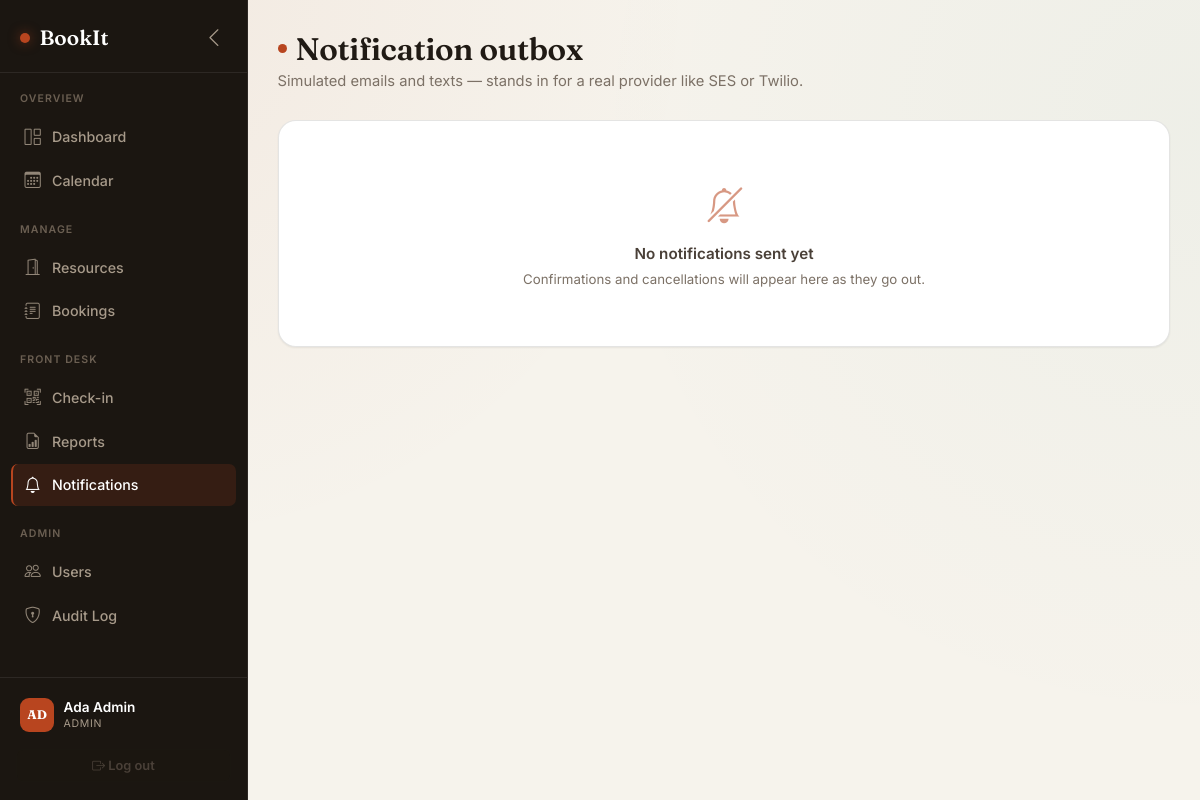
Page /notifications (signed in) on the committed database.
### app/models/user.py (models this page shows, shortened)
class User(Base):
    __tablename__ = "users"
    id = Column(Integer, primary_key=True, index=True)
    full_name = Column(String(120), nullable=False)
    email = Column(String(255), unique=True, index=True, nullable=False)
    hashed_password = Column(String(255), nullable=False)
    role = Column(Enum(RoleEnum), default=RoleEnum.customer, nullable=False)
    is_active = Column(Boolean, default=True, nullable=False)
    created_at = Column(DateTime, default=lambda: datetime.now(timezone.utc))
    bookings = relationship("Booking", back_populates="customer", foreign_keys="Booking.customer_id")

### app/routers/dashboard.py (the view)
@router.get("/notifications", response_class=HTMLResponse)
def notifications_outbox(
    request: Request,
    user: User = Depends(require_roles(RoleEnum.admin, RoleEnum.staff)),
):
    outbox = NotificationService.get_outbox()
    return templates.TemplateResponse("notifications.html", {"request": request, "user": user, "outbox": outbox})

### app/templates/notifications.html (shortened to what this page needs)
{% extends "base.html" %}
{% block content %}
<h1 class="page-title">Notification outbox</h1>
<p class="page-subtitle">Simulated emails and texts — stands in for a real provider like SES or Twilio.</p>
<div class="table-card mt-3">
  {% for msg in outbox %}
  <div class="d-flex gap-3 p-3 {{ 'border-bottom' if not loop.last }}" style="border-color: var(--border-soft) !important;">
    <div class="metric-icon flex-shrink-0" style="background:{{ 'var(--teal-tint)' if msg.channel=='email' else 'var(--amber-tint)' }}; color:{{ 'var(--teal)' if msg.channel=='email' else 'var(--amber)' }};">
      <i class="bi {{ 'bi-envelope' if msg.channel == 'email' else 'bi-chat-dots' }}"></i>
    </div>
    <div class="flex-grow-1">
      <div class="d-flex justify-content-between">
        <span class="fw-semibold" style="font-size:0.88rem;">{{ msg.subject or "SMS message" }}</span>
        <span class="text-muted mono" style="font-size:0.72rem;">{{ msg.sent_at }}</span>
      </div>
      <div class="text-muted mb-1" style="font-size:0.8rem;">To {{ msg.to }}</div>
      <div style="font-size:0.82rem; color: var(--ink-soft); white-space: pre-wrap;">{{ msg.body }}</div>
    </div>
  </div>
  {% else %}
  <div class="empty-state">
    <i class="bi bi-bell-slash"></i>
    <div class="empty-state-title">No notifications sent yet</div>
    <div class="empty-state-sub">Confirmations and cancellations will appear here as they go out.</div>
  </div>
  {% endfor %}
</div>
{% endblock %}

### app/templates/base.html (shortened to what this page needs)
<!DOCTYPE html>
<html lang="en">
<head>
    <link href="https://cdn.jsdelivr.net/npm/bootstrap@5.3.3/dist/css/bootstrap.min.css" rel="stylesheet">
    <link href="https://cdn.jsdelivr.net/npm/bootstrap-icons@1.11.3/font/bootstrap-icons.css" rel="stylesheet">
    <link href="/static/css/style.css" rel="stylesheet">
</head>
<body>
{% if user %}
<div class="app-shell">
  <aside class="sidebar" id="sidebar">
    <div class="sidebar-brand">
      <span class="dot"></span> <span class="brand-label">BookIt</span>
      <button class="sidebar-collapse-btn ms-auto d-none d-lg-flex" id="sidebarCollapseBtn" title="Collapse sidebar">
        <i class="bi bi-chevron-left"></i>
      </button>
    </div>
    <nav class="sidebar-nav">
      <div class="sidebar-section-label">Overview</div>
      <a href="/dashboard" class="sidebar-link {{ 'active' if request.url.path == '/dashboard' }}"><i class="bi bi-grid-1x2"></i> Dashboard</a>
      <a href="/calendar" class="sidebar-link {{ 'active' if request.url.path == '/calendar' }}"><i class="bi bi-calendar3"></i> Calendar</a>
      <div class="sidebar-section-label">Manage</div>
      <a href="/resources" class="sidebar-link {{ 'active' if request.url.path == '/resources' }}"><i class="bi bi-door-open"></i> Resources</a>
      <a href="/bookings" class="sidebar-link {{ 'active' if request.url.path == '/bookings' }}"><i class="bi bi-journal-text"></i> Bookings</a>
      {% if user.role.value in ["admin", "staff"] %}
      <div class="sidebar-section-label">Front Desk</div>
      <a href="/checkin" class="sidebar-link {{ 'active' if request.url.path == '/checkin' }}"><i class="bi bi-qr-code-scan"></i> Check-in</a>
      <a href="/reports" class="sidebar-link {{ 'active' if request.url.path == '/reports' }}"><i class="bi bi-file-earmark-bar-graph"></i> Reports</a>
      <a href="/notifications" class="sidebar-link {{ 'active' if request.url.path == '/notifications' }}"><i class="bi bi-bell"></i> Notifications</a>
      {% endif %}
      {% if user.role.value == "admin" %}
      <div class="sidebar-section-label">Admin</div>
      <a href="/users" class="sidebar-link {{ 'active' if request.url.path == '/users' }}"><i class="bi bi-people"></i> Users</a>
      <a href="/audit-log" class="sidebar-link {{ 'active' if request.url.path == '/audit-log' }}"><i class="bi bi-shield-lock"></i> Audit Log</a>
      {% endif %}
    </nav>
    <div class="sidebar-footer">
      <a href="/profile" class="sidebar-user text-decoration-none {{ 'active-profile' if request.url.path == '/profile' }}">
        <div class="sidebar-avatar">{{ user.full_name[:2].upper() }}</div>
        <div>
          <div class="sidebar-user-name">{{ user.full_name }}</div>
          <div class="sidebar-user-role">{{ user.role.value }}</div>
        </div>
      </a>
      <a href="/logout" class="btn btn-sm btn-light w-100"><i class="bi bi-box-arrow-right"></i> <span class="link-label">Log out</span></a>
    </div>
  </aside>
  <div class="main-area">
    <div class="content">
      {% block content %}{% endblock %}
    </div>
  </div>
</div>
{% else %}
{% block bare_content %}{% endblock %}
{% endif %}
</body>
</html>

### rows in the picture
User: full_name "AD", full_name "Ada Admin", role.value "ADMIN"
